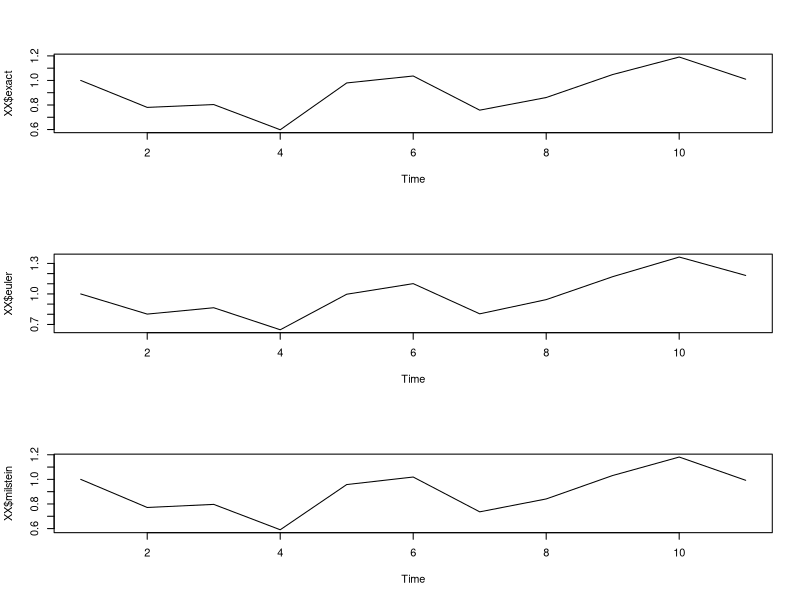
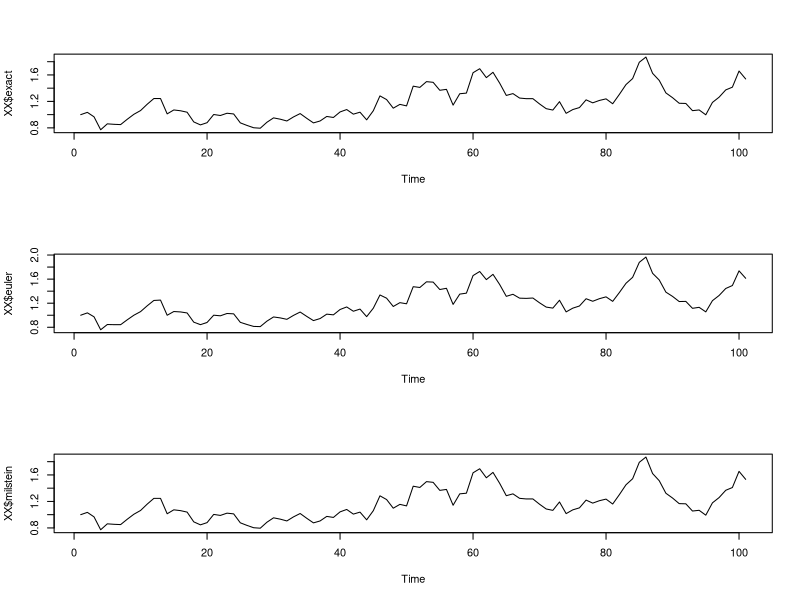
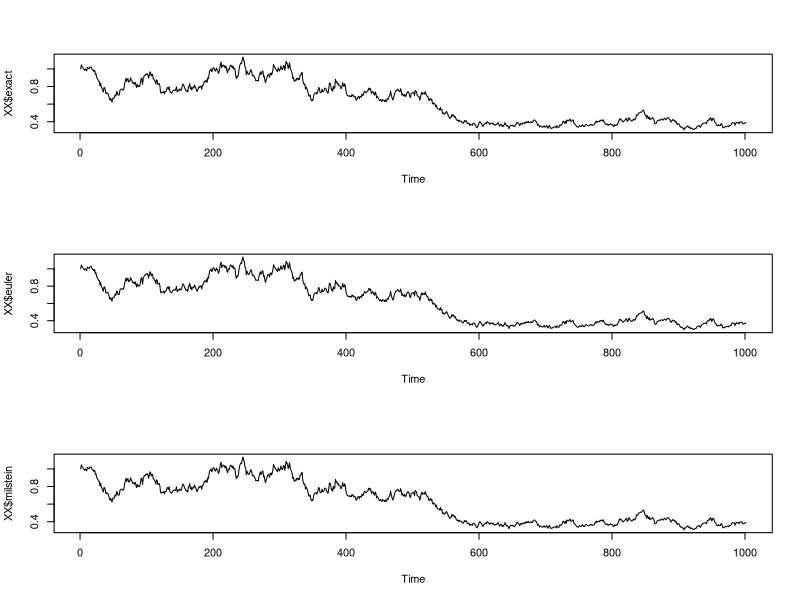
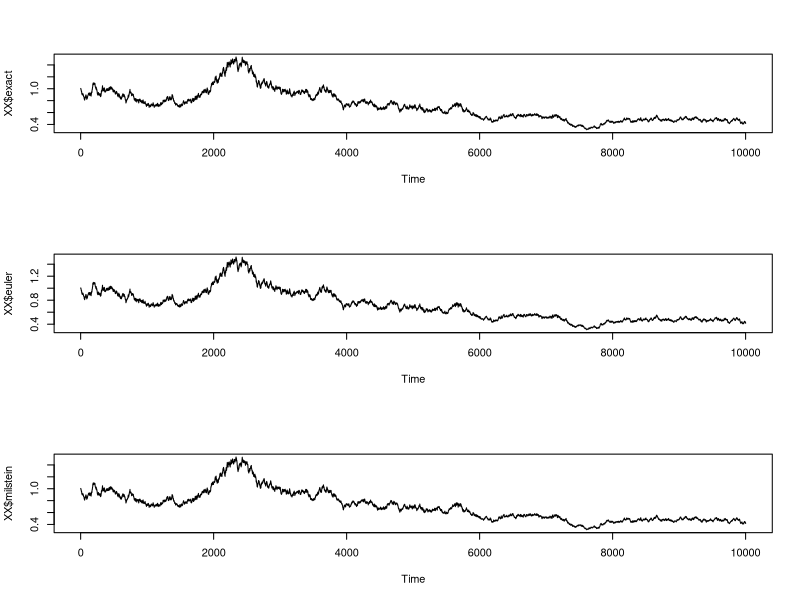
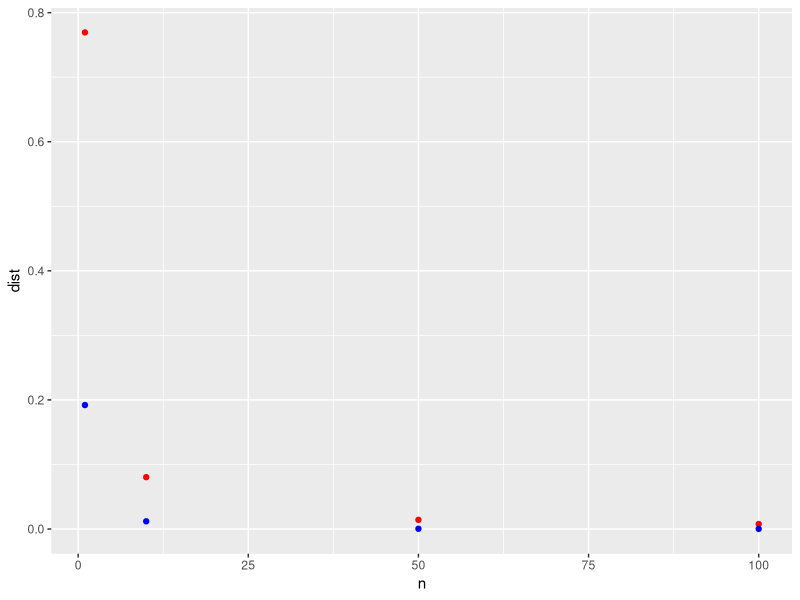

These figures' R source, in order: (Note: a time limit stopped this script after it produced the figures.)
## ---- chunk 1
knitr::opts_chunk$set(echo = TRUE)
library(magrittr)
library(tidyverse)
## ---- chunk 2

set.seed(1)


sim_BM <- function(T_, delta) {
  tmesh <- seq(from = 0, to = T_, by = delta)
  N <- length(tmesh)
  step <- delta * T_
  Norm <- rnorm(N)
  B <- c(0, cumsum(sqrt(step) * Norm[-N]))
  output <- data.frame(B = B, Norm = Norm)
  return(output)
}

Z_t <- function(t, B) {
  exp(0.5 * t + B)
}

b <- function(t, X_t) {
  X_t - X_t^2
}

sigma <- function(t, X_t) {
  X_t
}

sigma_dif <- function(t, X_t) {
  1
}

approx_integral_exact_solution_Euler_sol_Milstein_sol <- function(delta, T_ = 1, b, sigma, x_0 = 0, Z_t, sigma_dif) {
  tmesh <- seq(from = 0, to = T_, by = delta)
  N_n <- length(tmesh)
  # N_n <- ceiling(T_ / delta)
  sim_BM_result <- sim_BM(T_, delta)
  B <- sim_BM_result$B
  X <- c(0)
  X_2 <- c(x_0)
  X_3 <- c(x_0)
  step <- delta * T_
  for (k in 2:(N_n)) {
    # Approximate integral
    X[k] <- X[k - 1] + Z_t(tmesh[k], B[k - 1]) * step
    # Euler scheme
    X_2[k] <- X_2[k - 1] + b(tmesh[k], X_2[k - 1]) * step +
      sigma(tmesh[k], X_2[k - 1]) * (B[k] - B[k - 1])
    # Milstein scheme
    X_3[k] <- X_3[k - 1] + b(tmesh[k], X_3[k - 1]) * step + sigma(tmesh[k], X_3[k - 1]) * (B[k] - B[k - 1]) +
      1 / 2 * sigma(tmesh[k - 1], X_3[k - 1]) * sigma_dif(tmesh[k - 1], X_3[k - 1]) * ((B[k] - B[k - 1])^2 - step)
  }

  XX <- Z_t(t = tmesh, B = B) / (1 + X)
  output <- data.frame(
    exact = XX,
    euler = X_2,
    milstein = X_3
  )
  return(output)
}


plot_sde <- function(n) {
  XX <- approx_integral_exact_solution_Euler_sol_Milstein_sol(
    delta = 1 / n,
    T_ = 1,
    b = b,
    sigma = sigma,
    x_0 = 1,
    Z_t = Z_t,
    sigma_dif = sigma_dif
  )
  par(mfrow = c(3, 1))
  plot.ts(XX$exact)
  plot.ts(XX$euler)
  plot.ts(XX$milstein)
  par(mfrow = c(1, 1))
}


plot_sde(10)
plot_sde(100)
plot_sde(1000)
plot_sde(10000)


# Exercise 6.
afstand_max <- function(a, b) {
  dist <- abs(a - b)^2
  max(dist)
}


MC_estimate_comparison <- function(n, MC_n) {
  MC <- data.frame()

  for (i in 1:MC_n) {
    output <- approx_integral_exact_solution_Euler_sol_Milstein_sol(
      delta = 1 / n,
      T_ = 1,
      b = b,
      sigma = sigma,
      x_0 = 1,
      Z_t = Z_t,
      sigma_dif = sigma_dif
    )
    MC[i, "Euler"] <- afstand_max(output$exact, output$euler)
    MC[i, "Milstein"] <- afstand_max(output$exact, output$milstein)
  }
  
  output_data <- data.frame(n = n,
                            Euler_mean_dist = mean(MC$Euler),
                            Milstein_mean_dist = mean(MC$Milstein))
  return(output_data)
}

comp_1 <- MC_estimate_comparison(1, 1000)
comp_1
comp_10 <- MC_estimate_comparison(10, 1000)
comp_10
comp_50 <- MC_estimate_comparison(50, 1000)
comp_50
comp_100 <- MC_estimate_comparison(100, 1000)
comp_100

plot_data_mc_est_compa <- bind_rows(comp_1, comp_10, comp_50, comp_100)

ggplot(data = plot_data_mc_est_compa, aes(x = n)) +
  geom_point(aes(y = Euler_mean_dist), color = "red") +
  geom_point(aes(y = Milstein_mean_dist), color = "blue") +
  labs(y = "dist")



data <- data.frame()

for (i in 1:100) {
  MC_estimate_comparison_data <- suppressWarnings(MC_estimate_comparison(i,1000))
  data <- bind_rows(data, MC_estimate_comparison_data)
}

ggplot(data = data, aes(x = n)) +
  geom_line(aes(y = Euler_mean_dist), color = "red") +
  geom_line(aes(y = Milstein_mean_dist), color = "blue") +
  labs(y = "dist")


## ---- chunk 3

b_V <- function(t, X_t) {
  0.5 - 0.5 * X_t
}

sigma_V <- function(t, X_t) {
  0.4 * sqrt(X_t)
}

b_S <- function(t, X_t) {
  0
}

sigma_S_1 <- function(t, X_t, V_t) {
  sqrt((1 - (-0.7)^2) * V_t) * X_t
}

sigma_S_2 <- function(t, X_t, V_t) {
  X_t * sqrt(V_t) * (-0.7)
}

Euler_scheme <- function(delta, T_ = 1) {
  N_n <- ceiling(T_ / delta)
  tmesh <- seq(from = 0, to = T_, by = delta)
  sim_BM_result_1 <- sim_BM(T_, delta)
  sim_BM_result_2 <- sim_BM(T_, delta)
  B_1 <- sim_BM_result_1$B
  B_2 <- sim_BM_result_2$B
  X <- c(0.3)
  X_2 <- c(1)
  step <- delta * T_
  for (k in 2:(N_n + 1)) {
    # V
    X[k] <- X[k - 1] + b_V(tmesh[k], X[k - 1]) * step +
      sigma_V(tmesh[k], X[k - 1]) * (B_2[k] - B_2[k - 1])
  }

  for (k in 2:(N_n + 1)) {
    X_2[k] <- X_2[k - 1] + b_S(tmesh[k], X_2[k - 1]) * step +
      sigma_S_1(tmesh[k], X_2[k - 1], X[k - 1]) * (B_1[k] - B_1[k - 1]) +
      sigma_S_2(tmesh[k], X_2[k - 1], X[k - 1]) * (B_2[k] - B_2[k - 1])
  }

  return(X_2)
}

Euler_scheme(delta = 1 / 1000, T_ = 1) %>% plot.ts()
data_mean_Euler_scheme <- c()
for (i in 1:10000) {
  data_mean_Euler_scheme[i] <- max(last(Euler_scheme(delta = 1 / 1000, T_ = 1)) - 1, 0)
}
mean(data_mean_Euler_scheme)
